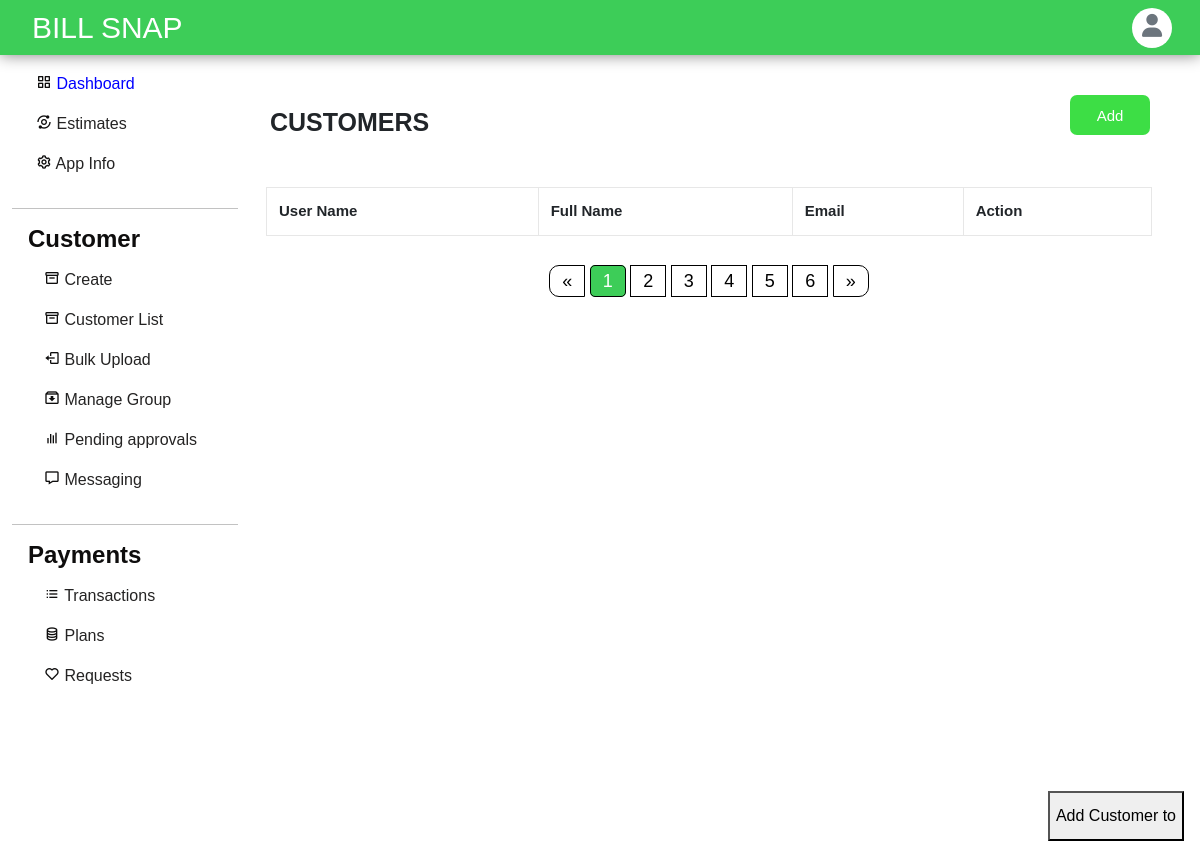
/plans/plan/app-one/lj1vhEwFHK (signed in), run on an earlier commit of the app's database.
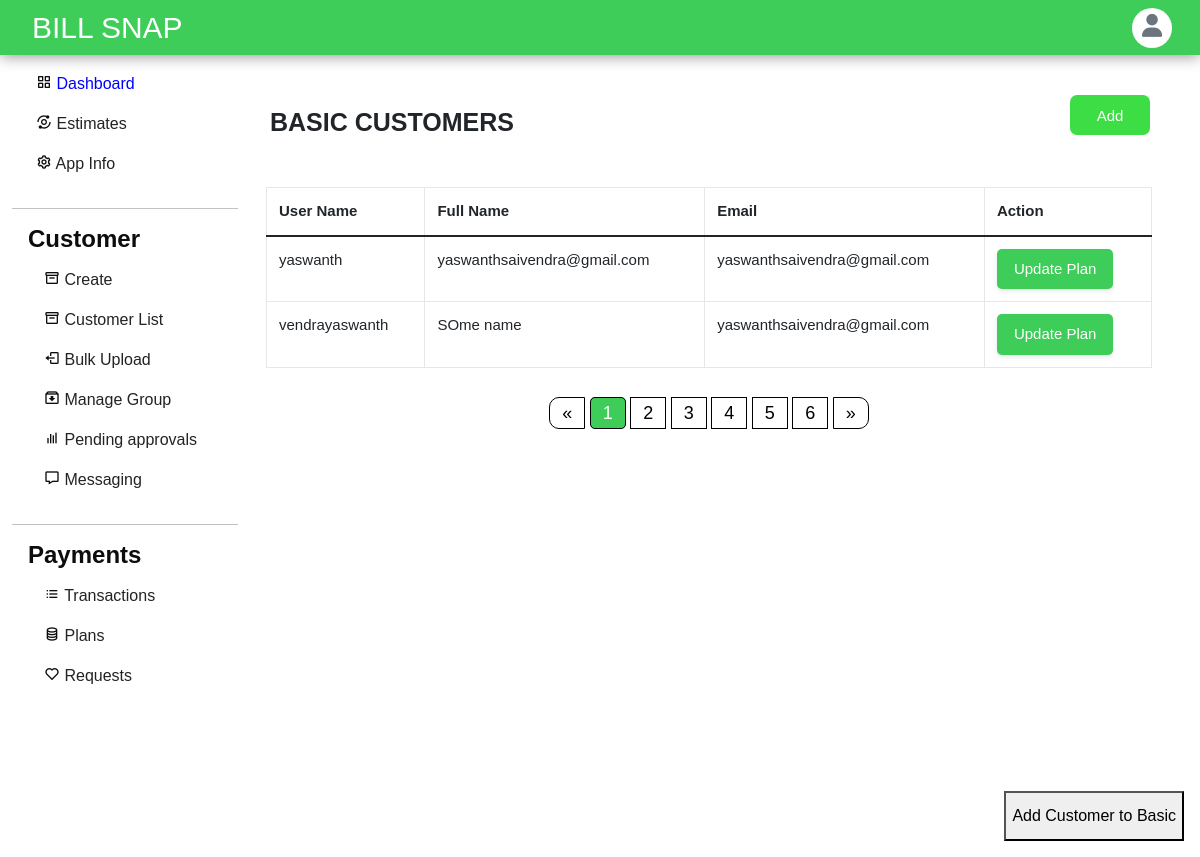
And on a later commit of the database.
### plans/models.py (models this page shows)
class Plan(models.Model):
    slug = models.CharField(max_length=20, default=generate_code, editable=False)
    app = models.ForeignKey(applists, on_delete=models.CASCADE)
    title = models.CharField(max_length=200)
    price = models.IntegerField(default=0)
    description = models.TextField(max_length=800)
    duration = models.IntegerField(default=30, choices=[
            (30, '1 Month'),
            (180, '6 Months'),
            (364, '1 Year')
        ],
    )
    default_for_customer = models.BooleanField(default=False)
    def __str__(self):
        return f"[{self.title}] Plan at [Rs.{self.price}] for [{self.duration} days] in [{self.app.appname}]"

### accounts/models.py (models this page shows, shortened)
class Profile(models.Model):
    user = models.OneToOneField(User, on_delete=models.CASCADE, related_name='profile')
    apps=models.ManyToManyField(applists,related_name='apps')
    status = models.CharField(choices=status_choices, max_length=20, default='c')
    full_name = models.CharField(max_length=100, blank=True, null=True)
    utility_name = models.CharField(max_length=200, null=True, blank=True)
    utility_short_name= models.CharField(max_length=50, null=True, blank=True)
    utility_state= models.CharField(max_length=50, null=True, blank=True)
    utility_district= models.CharField(max_length=50, null=True, blank=True)
    utility_country= models.CharField(max_length=50, null=True, blank=True)
    utility_postalcode= models.CharField(max_length=20, null=True, blank=True)
    utility_address=models.TextField(max_length=200, null=True, blank=True)
    contact_person= models.CharField(max_length=200, null=True, blank=True)
    contact_email = models.EmailField(max_length=50, null=True, blank=True)
    contact_phnum = models.CharField(max_length=15, null=True, blank=True)
    contact_mobile= models.CharField(max_length=15, null=True, blank=True)
    contact_designation= models.CharField(max_length=100, null=True, blank=True)
    contact_landline= models.CharField(max_length=20, null=True, blank=True)
    emergency_person=models.CharField(max_length=200, null=True, blank=True)
    emergency_altperson=models.CharField(max_length=200, null=True, blank=True)
    emergency_mobile=models.CharField(max_length=200, null=True, blank=True)
    emergency_altmobile=models.CharField(max_length=200, null=True, blank=True)
    emergency_officeaddress=models.TextField(max_length=200,null=True,blank=True)
    emergency_altofficeaddress=models.TextField(max_length=200,null=True,blank=True)
    info_created_at = models.DateTimeField(auto_now_add=True)
    info_updated_at = models.DateTimeField(auto_now=True)
    se_coins= models.IntegerField(null=True, default=999, blank=True)
    slug = models.SlugField(max_length=200, editable=False, null=True, blank=True)
    admin=models.BooleanField(default=False)
    plans = models.ManyToManyField(Plan)
    plan_active = models.BooleanField(default=False)
    paid = models.BooleanField(default=False)

### plans/views.py (the view, shortened to what this page needs)
# urls.py: path('plan/<str:slug>/<str:planslug>', show_plan, name='plan'),
def show_plan(request, slug, planslug):
    if request.user.is_superuser:
        if request.method == 'GET':
            plan = Plan.objects.filter(slug=planslug).first()
            users = Profile.objects.filter(plans=plan)
            form = SubscribeForm()
            payload = {
                'plan': plan,
                'users': users,
                'form': form,
                'update_form': UpdateUserPlanForm(appslug=slug),
                'slug': slug
            }
            return render(request, 'plans-panel/plan.html', payload)

### templates/plans-panel/plan.html (shortened to what this page needs)
{% load crispy_forms_tags %}
{% load static %}
<!DOCTYPE html>
<html lang="en">
<head>
    <link href="https://cdn.jsdelivr.net/npm/bootstrap@5.1.3/dist/css/bootstrap.min.css" rel="stylesheet"
 />
    <link href='https://unpkg.com/boxicons@2.0.7/css/boxicons.min.css' rel='stylesheet'>
    <link rel="stylesheet" href="https://cdnjs.cloudflare.com/ajax/libs/font-awesome/6.1.1/css/all.min.css" />
    <link rel="stylesheet" href="{% static 'assets/styles.css'%}">
</head>
<body>
    {% include "dashnav.html" %}
    <div class="main mx-auto">
        <div class="row bulkuploadcontent">
            {% include "dashsidebar.html" %}
            <div class="col-md-7  flex-md-fill m-3">
                <div class="col right create-customer ps-0 pe-4 me-2" id="">
                    <button class=" button button1" data-toggle="modal" data-target="#addcustomers">Add</button>
                    <h2 class="ps-1 pt-3 text-uppercase" id="pspt">{{plan.title}} CUSTOMERS</h2><br>
                    <div class="table-responsive my-3">
                        <table class="table table-bordered" id='table_filter'>
                            <thead>
                                <tr>
                                    <th>User Name</th>
                                    <th>Full Name</th>
                                    <th>Email</th>
                                    <th>Action</th>
                                </tr>
                            </thead>
                            <tbody>
                                {% for user in users %}
                                <tr>
                                    <td>{{ user.user.username}}</td>
                                    <td>{{ user.full_name}}</td>
                                    <td>{{ user.contact_email}}</td>
                                    <td>
                                        <button class="bs-primary px-3 py-2"  data-bs-toggle="modal" data-bs-target="#exampleModal">
                                            Update Plan
                                        </button>
                                    </td>
                                </tr>
                                {%endfor%}
                            </tbody>
                        </table>
                    </div>
                    <div class="demo1">
                        <div class="demo">
                            <a href="#">&laquo;</a>
                            <a href="#" class="active">1</a>
                            <a href="#">2</a>
                            <a href="#">3</a>
                            <a href="#">4</a>
                            <a href="#">5</a>
                            <a href="#">6</a>
                            <a href="#">&raquo;</a>
                        </div>
                    </div>
                </div>
                <div class='w3-container w3-padding w3-round w3-half w3-border'>
                    <button id="button" onclick="showForm();" class=' w3-round w3-button w3-blue'>
                        Add Customer to {{plan.title}}
                    </button>
                </div>
            </div>
        </div>
    </div>
</body>
</html>

What changed in the data, as far as the page shows it:
added Plan: title "BASIC", title "Basic"
now on this page (row edited): Profile: user.username "yaswanth", full_name "yaswanthsaivendra@gmail.com", contact_email "yaswanthsaivendra@gmail.com"
now on this page (row edited): Profile: user.username "vendrayaswanth", full_name "SOme name", contact_email "yaswanthsaivendra@gmail.com"
